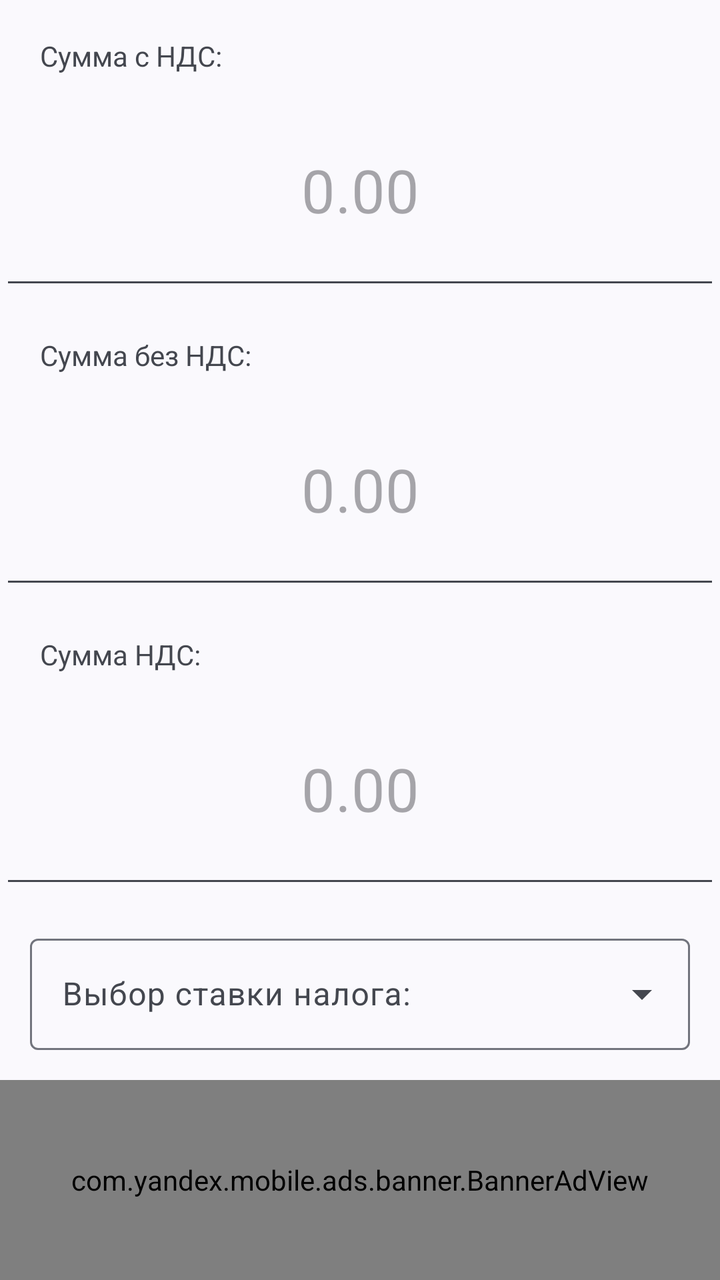
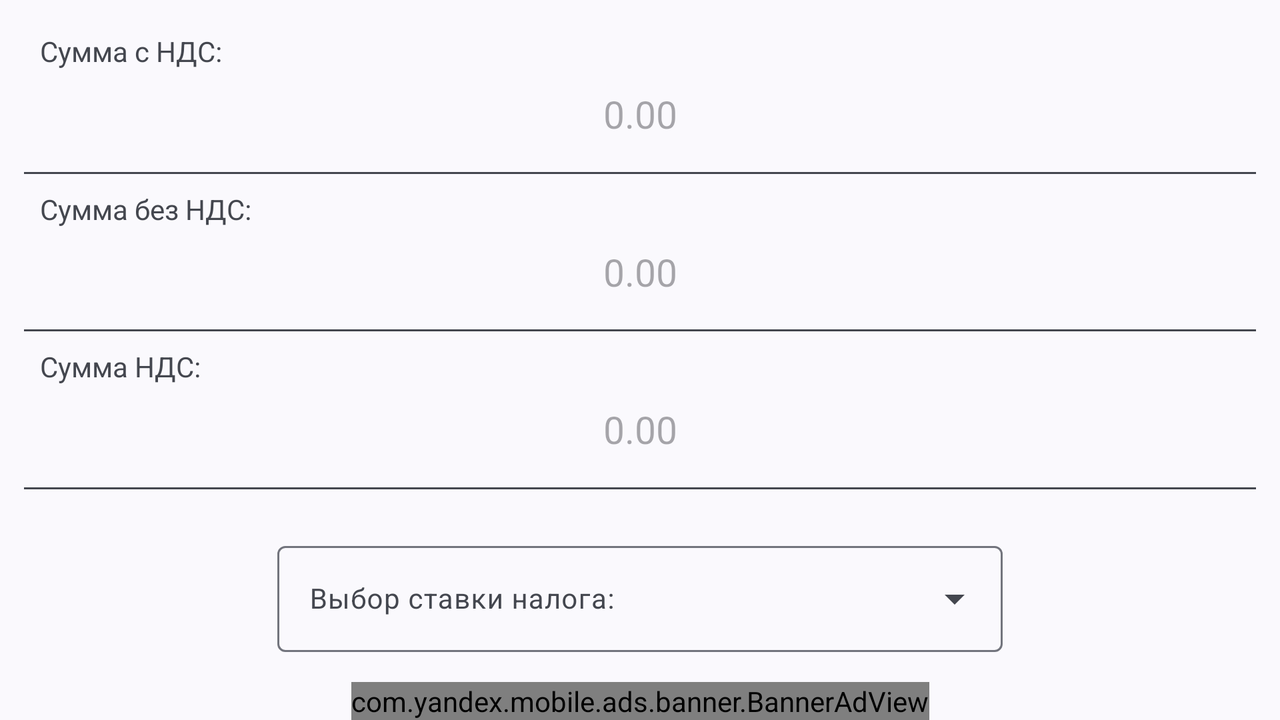

Two renders of one Android screen. The first uses the default layout on a phone; the second uses the alternative layout the repository ships for a different screen configuration, on a matching device. The two XML files are below.
<!-- AndroidManifest.xml: activity theme Base.Theme.NDS -->
<!-- res/layout/activity_main.xml -->
<?xml version="1.0" encoding="utf-8"?>
<androidx.constraintlayout.widget.ConstraintLayout xmlns:android="http://schemas.android.com/apk/res/android"
    xmlns:app="http://schemas.android.com/apk/res-auto"
    xmlns:tools="http://schemas.android.com/tools"
    android:focusableInTouchMode="true"
    android:orientation="vertical"
    android:layout_width="match_parent"
    android:layout_height="match_parent"
    tools:context=".MainActivity">

    <LinearLayout
        android:id="@+id/main"
        android:layout_width="fill_parent"
        android:layout_height="fill_parent"
        android:focusableInTouchMode="true"
        android:orientation="vertical"
        app:layout_constraintEnd_toEndOf="parent"
        app:layout_constraintStart_toStartOf="parent"
        app:layout_constraintTop_toTopOf="parent">

        <TextView
            android:id="@+id/textView4"
            android:layout_width="match_parent"
            android:layout_height="wrap_content"
            android:layout_weight="1"
            android:gravity="bottom|start"
            android:paddingStart="20dp"
            android:paddingEnd="20dp"
            android:text="@string/Maintext1" />

        <EditText
            android:id="@+id/SumWithNDS"
            android:layout_width="match_parent"
            android:layout_height="wrap_content"
            android:layout_weight="3"
            android:focusable="true"
            android:focusableInTouchMode="true"
            android:gravity="center"
            android:hint="@string/Hint"
            android:importantForAutofill="no"
            android:inputType="numberDecimal"
            android:textSize="30sp" />

        <TextView
            android:id="@+id/textView"
            android:layout_width="match_parent"
            android:layout_height="wrap_content"
            android:layout_weight="1"

            android:gravity="bottom|start"
            android:paddingStart="20dp"
            android:paddingEnd="20dp"
            android:text="@string/Maintext2" />

        <EditText
            android:id="@+id/SumWithoutNDS"
            android:layout_width="match_parent"
            android:layout_height="wrap_content"
            android:layout_weight="3"
            android:gravity="center"
            android:hint="@string/Hint"
            android:importantForAutofill="no"
            android:inputType="numberDecimal"
            android:textSize="30sp" />

        <TextView
            android:id="@+id/textView2"
            android:layout_width="match_parent"
            android:layout_height="wrap_content"
            android:layout_weight="1"
            android:gravity="bottom|start"
            android:paddingStart="20dp"
            android:paddingEnd="20dp"
            android:text="@string/Maintext3" />

        <EditText
            android:id="@+id/SumNDS"
            android:layout_width="match_parent"
            android:layout_height="wrap_content"
            android:layout_weight="3"
            android:gravity="center"
            android:hint="@string/Hint"
            android:importantForAutofill="no"
            android:inputType="numberDecimal"
            android:textSize="30sp" />

        <com.google.android.material.textfield.TextInputLayout
            android:id="@+id/menu"
            style="@style/Widget.Material3.TextInputLayout.OutlinedBox.ExposedDropdownMenu"
            android:layout_width="wrap_content"
            android:layout_height="wrap_content"
            android:hint="@string/Maintext4"
            android:padding="15dp">

            <com.google.android.material.textfield.MaterialAutoCompleteTextView
                android:id="@+id/autoCompleteTextView"
                android:layout_width="match_parent"
                android:layout_height="wrap_content"
                android:focusable="false"
                android:inputType="none"
                app:simpleItems="@array/spinner_values" />
        </com.google.android.material.textfield.TextInputLayout>

        <com.yandex.mobile.ads.banner.BannerAdView
            android:id="@+id/ad_container_view"
            android:layout_width="match_parent"
            android:layout_height="100dp"
            app:layout_constraintBottom_toBottomOf="parent"
            app:layout_constraintEnd_toEndOf="parent"
            app:layout_constraintStart_toStartOf="parent" />
    </LinearLayout>

</androidx.constraintlayout.widget.ConstraintLayout>
<!-- resources referenced by this layout -->
<resources>
  <string-array name="spinner_values">
          <item>@string/snip1</item>
          <item>@string/snip2</item>
          <item>@string/snip3</item>
          <item>@string/snip4</item>
      </string-array>
  <string name="Hint">0.00</string>
  <string name="Maintext1">Сумма с НДС:</string>
  <string name="Maintext2">Сумма без НДС:</string>
  <string name="Maintext3">Сумма НДС:</string>
  <string name="Maintext4">Выбор ставки налога:</string>
  <style name="Base.Theme.NDS" parent="Theme.Material3.DynamicColors.DayNight">
          
          <item name="android:windowLightStatusBar">true</item>
          <item name="android:statusBarColor">#FFFFFF</item>
      </style>
  <string name="snip1">20% - стандартная ставка</string>
  <string name="snip2">10% - сниженная ставка</string>
  <string name="snip3">18% - стандартная ставка до 2019г.</string>
  <string name="snip4">другое значение</string>
</resources>
<!-- res/layout-land/activity_main.xml (the author's variant of the layout above) -->
<!-- drawn on the phone turned sideways -->
<?xml version="1.0" encoding="utf-8"?>
<androidx.constraintlayout.widget.ConstraintLayout xmlns:android="http://schemas.android.com/apk/res/android"
    xmlns:app="http://schemas.android.com/apk/res-auto"
    xmlns:tools="http://schemas.android.com/tools"
    android:layout_width="match_parent"
    android:layout_height="match_parent"
    android:id="@+id/main"
    tools:context=".MainActivity">

    <TextView
        android:id="@+id/textView4"
        android:layout_width="0dp"
        android:layout_height="wrap_content"
        android:layout_marginStart="20dp"
        android:layout_marginTop="16dp"
        android:layout_marginEnd="20dp"
        android:gravity="bottom|start"
        android:text="@string/Maintext1"
        app:layout_constraintEnd_toEndOf="parent"
        app:layout_constraintStart_toStartOf="parent"
        app:layout_constraintTop_toTopOf="parent" />

    <EditText
        android:id="@+id/SumWithNDS"
        android:layout_width="0dp"
        android:layout_height="0dp"
        android:layout_marginStart="8dp"
        android:layout_marginEnd="8dp"
        android:gravity="center"
        android:hint="@string/Hint"
        android:inputType="numberDecimal"
        android:textSize="19sp"
        app:layout_constraintBottom_toTopOf="@+id/textView"
        app:layout_constraintEnd_toEndOf="parent"
        app:layout_constraintStart_toStartOf="parent"
        app:layout_constraintTop_toTopOf="@+id/textView4" />

    <TextView
        android:id="@+id/textView"
        android:layout_width="0dp"
        android:layout_height="wrap_content"
        android:layout_marginStart="20dp"
        android:layout_marginEnd="20dp"
        android:gravity="bottom|start"
        android:text="@string/Maintext2"
        app:layout_constraintBottom_toTopOf="@+id/SumWithoutNDS"
        app:layout_constraintEnd_toEndOf="parent"
        app:layout_constraintStart_toStartOf="parent"
        app:layout_constraintTop_toBottomOf="@id/SumWithNDS" />

    <EditText
        android:id="@+id/SumWithoutNDS"
        android:layout_width="0dp"
        android:layout_height="0dp"
        android:layout_marginStart="8dp"
        android:layout_marginEnd="8dp"
        android:gravity="center"
        android:hint="@string/Hint"
        android:inputType="numberDecimal"
        android:textSize="19sp"
        app:layout_constraintBottom_toTopOf="@+id/textView2"
        app:layout_constraintEnd_toEndOf="parent"
        app:layout_constraintStart_toStartOf="parent"
        app:layout_constraintTop_toTopOf="@id/textView" />

    <TextView
        android:id="@+id/textView2"
        android:layout_width="0dp"
        android:layout_height="wrap_content"
        android:layout_marginStart="20dp"
        android:layout_marginEnd="20dp"
        android:gravity="bottom|start"
        android:text="@string/Maintext3"
        app:layout_constraintBottom_toTopOf="@+id/SumNDS"
        app:layout_constraintEnd_toEndOf="parent"
        app:layout_constraintStart_toStartOf="parent"
        app:layout_constraintTop_toBottomOf="@id/SumWithoutNDS" />

    <EditText
        android:id="@+id/SumNDS"
        android:layout_width="0dp"
        android:layout_height="0dp"
        android:layout_marginStart="8dp"
        android:layout_marginEnd="8dp"
        android:gravity="center"
        android:hint="@string/Hint"
        android:inputType="numberDecimal"
        android:textSize="19sp"
        app:layout_constraintBottom_toTopOf="@+id/menu"
        app:layout_constraintEnd_toEndOf="parent"
        app:layout_constraintStart_toStartOf="parent"
        app:layout_constraintTop_toTopOf="@id/textView2" />

    <com.google.android.material.textfield.TextInputLayout
        android:id="@+id/menu"
        style="@style/Widget.Material3.TextInputLayout.OutlinedBox.ExposedDropdownMenu"
        android:layout_width="wrap_content"
        android:layout_height="wrap_content"
        android:hint="@string/Maintext4"
        android:padding="15dp"
        app:layout_constraintBottom_toTopOf="@+id/ad_container_view"
        app:layout_constraintEnd_toEndOf="parent"
        app:layout_constraintStart_toStartOf="parent"
        app:layout_constraintTop_toBottomOf="@+id/SumNDS">

        <com.google.android.material.textfield.MaterialAutoCompleteTextView
            android:id="@+id/autoCompleteTextView"
            android:layout_width="match_parent"
            android:layout_height="wrap_content"
            android:focusable="false"
            android:inputType="none"
            android:textSize="14sp"
            app:simpleItems="@array/spinner_values" />
    </com.google.android.material.textfield.TextInputLayout>

    <com.yandex.mobile.ads.banner.BannerAdView
        android:id="@+id/ad_container_view"
        android:layout_width="wrap_content"
        android:layout_height="wrap_content"
        app:layout_constraintBottom_toBottomOf="parent"
        app:layout_constraintEnd_toEndOf="parent"
        app:layout_constraintStart_toStartOf="parent" />
</androidx.constraintlayout.widget.ConstraintLayout>
